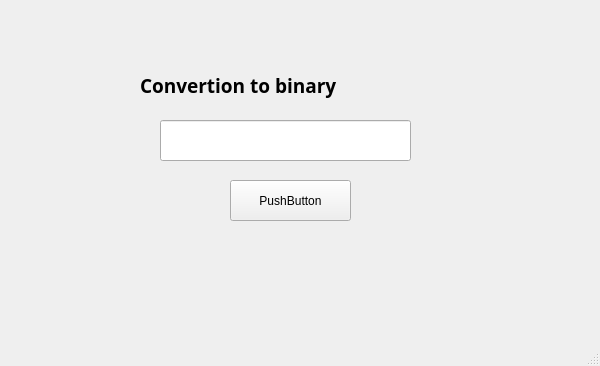
<?xml version="1.0" encoding="UTF-8"?>
<ui version="4.0">
 <class>MainWindow</class>
 <widget class="QMainWindow" name="MainWindow">
  <property name="geometry">
   <rect>
    <x>0</x>
    <y>0</y>
    <width>600</width>
    <height>366</height>
   </rect>
  </property>
  <property name="windowTitle">
   <string>MainWindow</string>
  </property>
  <widget class="QWidget" name="centralwidget">
   <widget class="QPushButton" name="pushButton">
    <property name="geometry">
     <rect>
      <x>230</x>
      <y>180</y>
      <width>121</width>
      <height>41</height>
     </rect>
    </property>
    <property name="text">
     <string>PushButton</string>
    </property>
   </widget>
   <widget class="QLineEdit" name="lineEdit">
    <property name="geometry">
     <rect>
      <x>160</x>
      <y>120</y>
      <width>251</width>
      <height>41</height>
     </rect>
    </property>
   </widget>
   <widget class="QLabel" name="label">
    <property name="geometry">
     <rect>
      <x>140</x>
      <y>60</y>
      <width>291</width>
      <height>51</height>
     </rect>
    </property>
    <property name="font">
     <font>
      <family>Inconsolata Extra Expanded Black</family>
      <pointsize>14</pointsize>
      <bold>true</bold>
     </font>
    </property>
    <property name="text">
     <string>Convertion to binary</string>
    </property>
   </widget>
   <widget class="QLabel" name="label_2">
    <property name="geometry">
     <rect>
      <x>90</x>
      <y>240</y>
      <width>391</width>
      <height>41</height>
     </rect>
    </property>
    <property name="text">
     <string/>
    </property>
    <property name="textFormat">
     <enum>Qt::AutoText</enum>
    </property>
    <property name="alignment">
     <set>Qt::AlignCenter</set>
    </property>
   </widget>
  </widget>
  <widget class="QMenuBar" name="menubar">
   <property name="geometry">
    <rect>
     <x>0</x>
     <y>0</y>
     <width>600</width>
     <height>22</height>
    </rect>
   </property>
  </widget>
  <widget class="QStatusBar" name="statusbar"/>
 </widget>
 <resources/>
 <connections/>
</ui>
